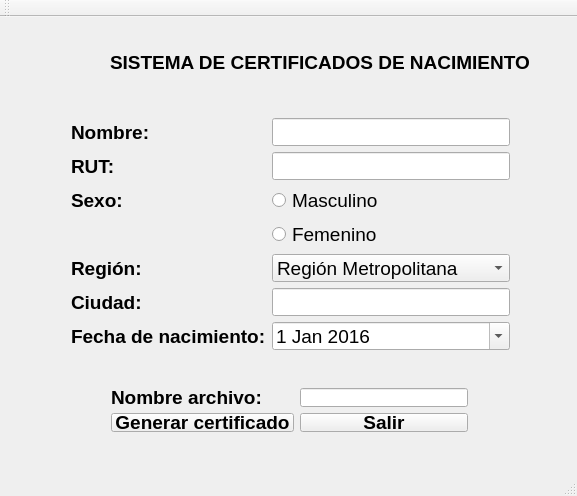
<?xml version="1.0" encoding="UTF-8"?>
<ui version="4.0">
 <class>Certificados</class>
 <widget class="QMainWindow" name="Certificados">
  <property name="geometry">
   <rect>
    <x>0</x>
    <y>0</y>
    <width>577</width>
    <height>496</height>
   </rect>
  </property>
  <property name="windowTitle">
   <string>Certificados de nacimiento</string>
  </property>
  <widget class="QWidget" name="centralWidget">
   <widget class="QLabel" name="label_8">
    <property name="geometry">
     <rect>
      <x>20</x>
      <y>0</y>
      <width>71</width>
      <height>71</height>
     </rect>
    </property>
    <property name="text">
     <string/>
    </property>
    <property name="pixmap">
     <pixmap resource="imagenes.qrc">:/icono.png</pixmap>
    </property>
    <property name="scaledContents">
     <bool>true</bool>
    </property>
   </widget>
   <widget class="QLabel" name="label_9">
    <property name="geometry">
     <rect>
      <x>110</x>
      <y>20</y>
      <width>431</width>
      <height>51</height>
     </rect>
    </property>
    <property name="font">
     <font>
      <family>Arial</family>
      <pointsize>14</pointsize>
      <weight>75</weight>
      <bold>true</bold>
     </font>
    </property>
    <property name="text">
     <string>SISTEMA DE CERTIFICADOS DE NACIMIENTO</string>
    </property>
    <property name="scaledContents">
     <bool>false</bool>
    </property>
   </widget>
   <widget class="QWidget" name="">
    <property name="geometry">
     <rect>
      <x>60</x>
      <y>90</y>
      <width>461</width>
      <height>254</height>
     </rect>
    </property>
    <layout class="QFormLayout" name="formLayout">
     <item row="0" column="0">
      <widget class="QLabel" name="label">
       <property name="font">
        <font>
         <family>Arial</family>
         <pointsize>14</pointsize>
         <weight>75</weight>
         <bold>true</bold>
        </font>
       </property>
       <property name="text">
        <string>Nombre:</string>
       </property>
      </widget>
     </item>
     <item row="0" column="1">
      <widget class="QLineEdit" name="Nombre">
       <property name="font">
        <font>
         <family>Arial</family>
         <pointsize>14</pointsize>
        </font>
       </property>
      </widget>
     </item>
     <item row="2" column="0">
      <widget class="QLabel" name="label_2">
       <property name="font">
        <font>
         <family>Arial</family>
         <pointsize>14</pointsize>
         <weight>75</weight>
         <bold>true</bold>
        </font>
       </property>
       <property name="text">
        <string>RUT: </string>
       </property>
      </widget>
     </item>
     <item row="2" column="1">
      <widget class="QLineEdit" name="Rut">
       <property name="font">
        <font>
         <family>Arial</family>
         <pointsize>14</pointsize>
        </font>
       </property>
      </widget>
     </item>
     <item row="4" column="0">
      <widget class="QLabel" name="label_3">
       <property name="font">
        <font>
         <family>Arial</family>
         <pointsize>14</pointsize>
         <weight>75</weight>
         <bold>true</bold>
        </font>
       </property>
       <property name="text">
        <string>Sexo: </string>
       </property>
      </widget>
     </item>
     <item row="4" column="1">
      <widget class="QRadioButton" name="Sexo1">
       <property name="font">
        <font>
         <family>Arial</family>
         <pointsize>14</pointsize>
        </font>
       </property>
       <property name="text">
        <string>Masculino</string>
       </property>
      </widget>
     </item>
     <item row="5" column="1">
      <widget class="QRadioButton" name="Sexo2">
       <property name="font">
        <font>
         <family>Arial</family>
         <pointsize>14</pointsize>
        </font>
       </property>
       <property name="text">
        <string>Femenino</string>
       </property>
      </widget>
     </item>
     <item row="6" column="0">
      <widget class="QLabel" name="label_5">
       <property name="font">
        <font>
         <family>Arial</family>
         <pointsize>14</pointsize>
         <weight>75</weight>
         <bold>true</bold>
        </font>
       </property>
       <property name="text">
        <string>Región: </string>
       </property>
      </widget>
     </item>
     <item row="6" column="1">
      <widget class="QComboBox" name="Regiones">
       <property name="font">
        <font>
         <family>Arial</family>
         <pointsize>14</pointsize>
        </font>
       </property>
       <item>
        <property name="text">
         <string>Región Metropolitana</string>
        </property>
       </item>
       <item>
        <property name="text">
         <string>I región</string>
        </property>
       </item>
       <item>
        <property name="text">
         <string>II región</string>
        </property>
       </item>
       <item>
        <property name="text">
         <string>III región</string>
        </property>
       </item>
       <item>
        <property name="text">
         <string>IV región</string>
        </property>
       </item>
       <item>
        <property name="text">
         <string>V región</string>
        </property>
       </item>
       <item>
        <property name="text">
         <string>VI región</string>
        </property>
       </item>
       <item>
        <property name="text">
         <string>VII región</string>
        </property>
       </item>
       <item>
        <property name="text">
         <string>VIII región</string>
        </property>
       </item>
       <item>
        <property name="text">
         <string>IX región</string>
        </property>
       </item>
       <item>
        <property name="text">
         <string>X región</string>
        </property>
       </item>
       <item>
        <property name="text">
         <string>XI región</string>
        </property>
       </item>
       <item>
        <property name="text">
         <string>XII región</string>
        </property>
       </item>
       <item>
        <property name="text">
         <string>XIV región</string>
        </property>
       </item>
       <item>
        <property name="text">
         <string>XV región</string>
        </property>
       </item>
      </widget>
     </item>
     <item row="8" column="0">
      <widget class="QLabel" name="label_6">
       <property name="font">
        <font>
         <family>Arial</family>
         <pointsize>14</pointsize>
         <weight>75</weight>
         <bold>true</bold>
        </font>
       </property>
       <property name="text">
        <string>Ciudad:</string>
       </property>
      </widget>
     </item>
     <item row="8" column="1">
      <widget class="QLineEdit" name="Ciudad">
       <property name="font">
        <font>
         <family>Arial</family>
         <pointsize>14</pointsize>
        </font>
       </property>
      </widget>
     </item>
     <item row="10" column="0">
      <widget class="QLabel" name="label_4">
       <property name="font">
        <font>
         <family>Arial</family>
         <pointsize>14</pointsize>
         <weight>75</weight>
         <bold>true</bold>
        </font>
       </property>
       <property name="text">
        <string>Fecha de nacimiento:</string>
       </property>
      </widget>
     </item>
     <item row="10" column="1">
      <widget class="QDateEdit" name="Fecha">
       <property name="font">
        <font>
         <family>Arial</family>
         <pointsize>14</pointsize>
        </font>
       </property>
       <property name="dateTime">
        <datetime>
         <hour>0</hour>
         <minute>0</minute>
         <second>0</second>
         <year>2016</year>
         <month>1</month>
         <day>1</day>
        </datetime>
       </property>
       <property name="maximumDate">
        <date>
         <year>2016</year>
         <month>12</month>
         <day>31</day>
        </date>
       </property>
       <property name="minimumDate">
        <date>
         <year>1900</year>
         <month>1</month>
         <day>1</day>
        </date>
       </property>
       <property name="calendarPopup">
        <bool>true</bool>
       </property>
      </widget>
     </item>
    </layout>
   </widget>
   <widget class="QWidget" name="">
    <property name="geometry">
     <rect>
      <x>100</x>
      <y>360</y>
      <width>379</width>
      <height>66</height>
     </rect>
    </property>
    <layout class="QFormLayout" name="formLayout_2">
     <item row="0" column="0">
      <widget class="QLabel" name="label_7">
       <property name="font">
        <font>
         <family>Arial</family>
         <pointsize>14</pointsize>
         <weight>75</weight>
         <bold>true</bold>
        </font>
       </property>
       <property name="text">
        <string>Nombre archivo:</string>
       </property>
       <property name="scaledContents">
        <bool>true</bool>
       </property>
      </widget>
     </item>
     <item row="0" column="1">
      <widget class="QLineEdit" name="NombreArchivo">
       <property name="font">
        <font>
         <family>Arial</family>
         <pointsize>14</pointsize>
        </font>
       </property>
      </widget>
     </item>
     <item row="1" column="0">
      <widget class="QPushButton" name="Generar">
       <property name="font">
        <font>
         <family>Arial</family>
         <pointsize>14</pointsize>
         <weight>75</weight>
         <bold>true</bold>
        </font>
       </property>
       <property name="text">
        <string>Generar certificado</string>
       </property>
      </widget>
     </item>
     <item row="1" column="1">
      <widget class="QPushButton" name="Generar_2">
       <property name="font">
        <font>
         <family>Arial</family>
         <pointsize>14</pointsize>
         <weight>75</weight>
         <bold>true</bold>
        </font>
       </property>
       <property name="text">
        <string>Salir</string>
       </property>
      </widget>
     </item>
    </layout>
   </widget>
  </widget>
  <widget class="QMenuBar" name="menuBar">
   <property name="geometry">
    <rect>
     <x>0</x>
     <y>0</y>
     <width>577</width>
     <height>21</height>
    </rect>
   </property>
  </widget>
  <widget class="QToolBar" name="mainToolBar">
   <attribute name="toolBarArea">
    <enum>TopToolBarArea</enum>
   </attribute>
   <attribute name="toolBarBreak">
    <bool>false</bool>
   </attribute>
  </widget>
  <widget class="QStatusBar" name="statusBar"/>
 </widget>
 <layoutdefault spacing="6" margin="11"/>
 <resources>
  <include location="imagenes.qrc"/>
 </resources>
 <connections>
  <connection>
   <sender>Generar_2</sender>
   <signal>clicked()</signal>
   <receiver>Certificados</receiver>
   <slot>close()</slot>
   <hints>
    <hint type="sourcelabel">
     <x>369</x>
     <y>474</y>
    </hint>
    <hint type="destinationlabel">
     <x>520</x>
     <y>441</y>
    </hint>
   </hints>
  </connection>
 </connections>
</ui>
